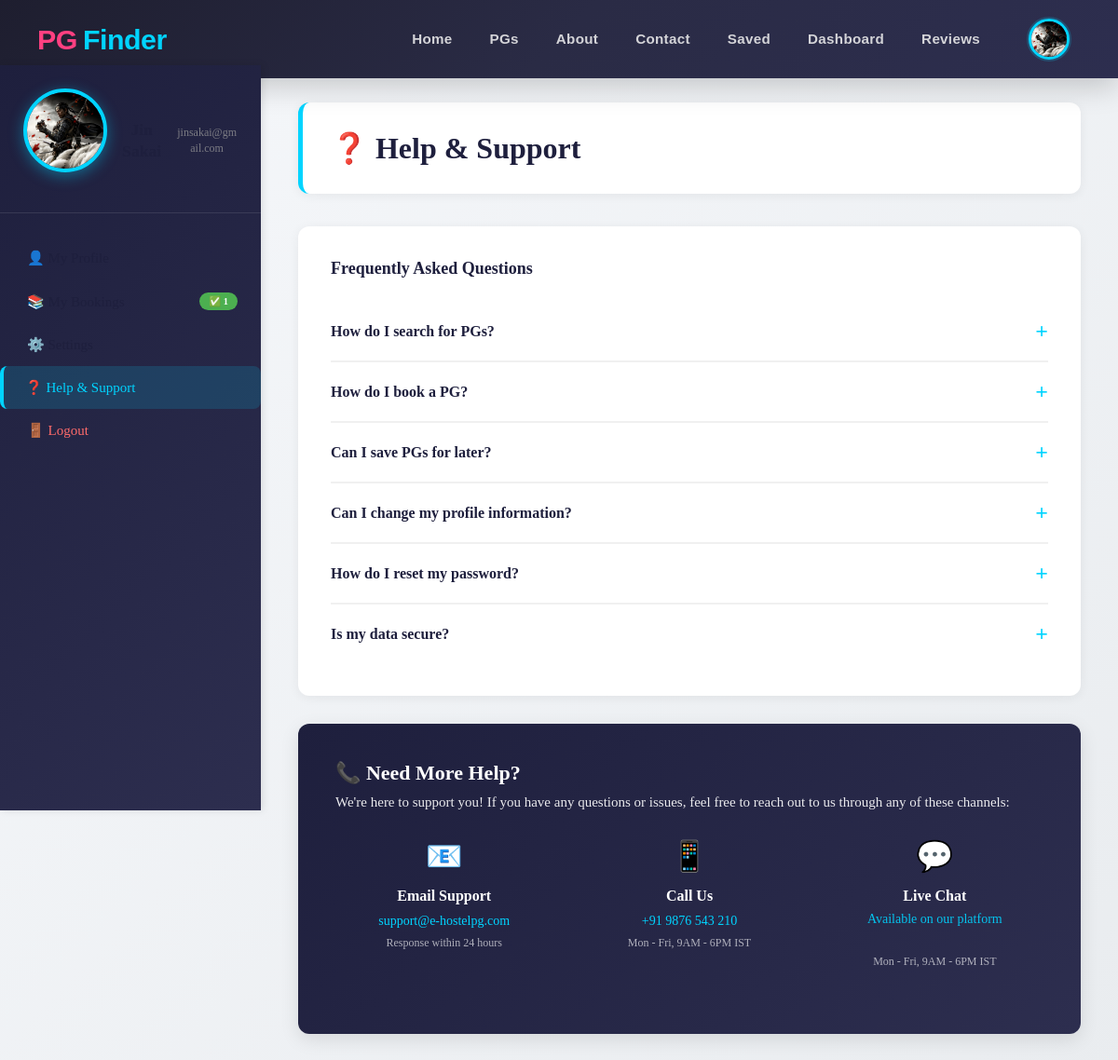
/user/help-support/ (signed in), run on the app's committed database.
### users/models.py (models this page shows, shortened)
class MyUser(AbstractBaseUser):
    email = models.EmailField(
        verbose_name="Email Address",
        max_length=255,
        unique=True,
    )
    username = models.CharField(max_length=50,unique=True)
    first_name = models.CharField(max_length=50)
    last_name = models.CharField(max_length=50)
    gender = models.CharField(max_length=30,blank=True,null=True, choices=[
        ('male','Male'),
        ('female','Female'),
    ])
    date_of_birth = models.DateField(blank=True, null=True)
    phone =  models.CharField(max_length=15,unique=True )
    profile_image = models.ImageField(upload_to='profile_images/', blank=True, null=True)
    is_owner = models.BooleanField(default=False)
    aadhar_card = models.CharField(max_length=20, unique=True, blank=True, null=True)
    address = models.TextField(blank=True, null=True)
    city = models.CharField(max_length=100, blank=True, null=True)
    state = models.CharField(max_length=100, blank=True, null=True)
    pin_code = models.CharField(max_length=10, blank=True, null=True)
    date_joined = models.DateTimeField(auto_now_add=True,blank=True)
    last_login = models.DateTimeField(auto_now_add=True)
    is_admin = models.BooleanField(default=False)
    is_staff = models.BooleanField(default=False)
    is_active = models.BooleanField(default=False)
    is_superadmin = models.BooleanField(default=False)
    objects = MyUserManager()
    USERNAME_FIELD = "email"
    REQUIRED_FIELDS = ["username","first_name", "last_name", "date_of_birth"]

### users/views.py (the view)
# urls.py: path('help-support/', views.help_support, name='help_support'),
def help_support(request):
    if not request.user.is_authenticated:
        return redirect('user_login')
    faqs = [
        {'q': 'How do I search for PGs?', 'a': 'Use the search bar and filters on the home page or PG listing page to filter by location, price, sharing type, availability, and category.'},
        {'q': 'How do I book a PG?', 'a': 'Open a PG detail page, choose a valid check-in date, create the booking, and then submit your payment reference for review.'},
        {'q': 'Can I save PGs for later?', 'a': 'Yes, use the save button on any PG detail page to build a shortlist you can revisit later.'},
        {'q': 'Can I change my profile information?', 'a': 'Yes, visit My Profile to update your personal details anytime.'},
        {'q': 'How do I reset my password?', 'a': 'Click "Forgot Password" on the login page and follow the email instructions.'},
        {'q': 'Is my data secure?', 'a': 'Yes, we use secure encryption and do not share your data with third parties.'},
    ]
    pending_bookings_count = Booking.objects.filter(tenant=request.user, status='pending_payment_review').count()
    confirmed_bookings_count = Booking.objects.filter(tenant=request.user, status='confirmed').count()
    context = {
        'faqs': faqs,
        'page': 'help',
        'pending_bookings_count': pending_bookings_count,
        'confirmed_bookings_count': confirmed_bookings_count,
    }
    return render(request, 'users/dashboard/help_support.html', context)

### templates/users/dashboard/help_support.html (shortened to what this page needs)
{% extends 'base.html' %}
{% load static %}
{% block content %}
<div class="dashboard-container">
  <aside class="sidebar">
    <div class="sidebar-header">
      {% if user.profile_image %}
        <img src="{{ user.profile_image.url }}" alt="Avatar" class="sidebar-avatar">
      {% else %}
        <img src="{% static 'images/user.png' %}" alt="Avatar" class="sidebar-avatar">
      {% endif %}
      <div class="sidebar-name">{{ user.first_name }} {{ user.last_name }}</div>
      <div class="sidebar-email">{{ user.email }}</div>
    </div>
    <ul class="sidebar-menu">
      <li><a href="{% url 'my_profile' %}" class="{% if request.resolver_match.url_name == 'my_profile' %}active{% endif %}"><span>👤 My Profile</span></a></li>
      <li><a href="{% url 'my_bookings_list' %}" class="{% if request.resolver_match.url_name == 'my_bookings_list' %}active{% endif %}">
        <span>📚 My Bookings</span>
        <div style="display: flex; gap: 6px;">
          {% if confirmed_bookings_count %}
            <span class="badge confirmed">✅ {{ confirmed_bookings_count }}</span>
          {% endif %}
        </div>
      </a></li>
      <li><a href="{% url 'settings' %}" class="{% if request.resolver_match.url_name == 'settings' %}active{% endif %}"><span>⚙️ Settings</span></a></li>
      <li><a href="{% url 'help_support' %}" class="{% if request.resolver_match.url_name == 'help_support' %}active{% endif %}"><span>❓ Help & Support</span></a></li>
      <li><a href="{% url 'user_logout' %}" style="color: #ff6b6b;"><span>🚪 Logout</span></a></li>
    </ul>
  </aside>
  <main class="main-content">
    <div class="content-header">
      <h2>❓ Help & Support</h2>
    </div>
    <div class="card">
      <h3 class="faq-header">Frequently Asked Questions</h3>
      <div class="faq-container">
        {% for faq in faqs %}
          <div class="faq-item">
            <div class="faq-q" onclick="toggleFAQ(this)">
              <span>{{ faq.q }}</span>
              <span class="faq-icon">+</span>
            </div>
          </div>
        {% endfor %}
      </div>
    </div>
    <div class="card contact-section">
      <h3>📞 Need More Help?</h3>
      <p>We're here to support you! If you have any questions or issues, feel free to reach out to us through any of these channels:</p>
      <div class="contact-grid">
        <div class="contact-item">
          <div class="contact-item-icon">📧</div>
          <strong>Email Support</strong>
          <a href="mailto:support@e-hostelpg.com">support@e-hostelpg.com</a>
          <p style="color: rgba(255,255,255,0.7); margin-top: 8px; font-size: 12px;">Response within 24 hours</p>
        </div>
        <div class="contact-item">
          <div class="contact-item-icon">📱</div>
          <strong>Call Us</strong>
          <a href="tel:+919876543210">+91 9876 543 210</a>
          <p style="color: rgba(255,255,255,0.7); margin-top: 8px; font-size: 12px;">Mon - Fri, 9AM - 6PM IST</p>
        </div>
        <div class="contact-item">
          <div class="contact-item-icon">💬</div>
          <strong>Live Chat</strong>
          <p>Available on our platform</p>
          <p style="color: rgba(255,255,255,0.7); margin-top: 8px; font-size: 12px;">Mon - Fri, 9AM - 6PM IST</p>
        </div>
      </div>
    </div>
  </main>
</div>
{% endblock %}

### templates/includes/nav.html (shortened to what this page needs)
{% load static %}
<nav class="navbar">
  <a class="logo" href="{% url 'home' %}">
    <div class="logo"> <span>PG</span>Finder</div>
  </a>
  <ul class="nav-links">
    {% if user.is_authenticated %}
      <li><a href="{% url 'home'%}">Home</a></li>
      <li><a href="{% url 'pgs' %}">PGs</a></li>
      <li><a href="{% url 'about' %}">About</a></li>
      <li><a href="{% url 'contact' %}">Contact</a></li>
      <li><a href="{% url 'saved_pg_list' %}">Saved</a></li>
      {% if user.is_owner or user.is_staff %}
        <li><a href="{% url 'owner_dashboard' %}">Dashboard</a></li>
        <li><a href="{% url 'owner_booking_reviews' %}">Reviews</a></li>
      {% endif %}
      <li class="user-profile">
        <div class="profile-container" id="profileToggle">
          {% if user.profile_image %}
            <img src="{{ user.profile_image.url }}" alt="Profile" class="profile-img">
          {% else %}
            <img src="{% static 'images/user.png' %}" alt="Profile" class="profile-img">
          {% endif %}
        </div>
      </li>
    {% else %}
      <li><a href="{% url 'about' %}">About</a></li>
      <li><a href="{%url 'user_login'%}">Login</a></li>
      <li><a href="{%url 'signup'%}">Signup</a></li>
    {% endif %}
  </ul>
</nav>

### PgFinder/static/css/nav.css (style rules this page uses)
* { margin: 0; padding: 0; box-sizing: border-box; }
html { margin: 0; padding: 0; }
body { margin: 0; padding: 0; padding-top: 70px; }
.navbar { background: linear-gradient(135deg, #1e1e2f 0%, #2a2b45 50%, #2d2e4f 100%); color: white; display: flex; justify-content: space-between; align-items: center; padding: 12px 40px; font-family: 'Poppins', sans-serif; position: fixed; top: 0; left: 0; right: 0; width: 100%; z-index: 1000; box-shadow: 0 8px 32px rgba(0, 0, 0, 0.2); backdrop-filter: blur(10px); min-height: 70px; }
.logo { font-size: 1.9rem; font-weight: 800; color: #00d4ff; text-decoration: none; display: flex; align-items: center; gap: 6px; transition: all 0.3s ease; letter-spacing: -0.5px; }
.logo span { color: #ff4081; font-weight: 800; }
.nav-links { list-style: none; display: flex; gap: 40px; align-items: center; }
.nav-links a { text-decoration: none; color: #d4d4d8; font-size: 0.95rem; font-weight: 600; transition: all 0.3s ease; position: relative; letter-spacing: 0.3px; }
.nav-links a::after { content: ''; position: absolute; bottom: -8px; left: 0; width: 0; height: 3px; background: linear-gradient(135deg, #00d4ff, #0099cc); transition: width 0.3s ease; border-radius: 3px; }
.user-profile { list-style: none; margin-left: auto; position: relative; }
.profile-container { display: flex; flex-direction: column; align-items: center; gap: 6px; cursor: pointer; transition: all 0.3s ease; padding: 8px 12px; border-radius: 12px; }
.profile-img { width: 44px; height: 44px; border-radius: 50%; object-fit: cover; border: 3px solid #00d4ff; transition: all 0.3s ease; box-shadow: 0 0 0 2px rgba(0, 212, 255, 0.2); }
.sidebar-header { display: flex; align-items: center; gap: 14px; margin-bottom: 15px; padding-bottom: 15px; border-bottom: 2px solid #f0f0f0; }
.sidebar-name { font-weight: 700; color: #1e1f3d; margin: 0; font-size: 1.05rem; }
.sidebar-email { font-size: 0.8rem; color: #999; margin: 4px 0 0 0; word-break: break-all; line-height: 1.3; }
.sidebar-menu { list-style: none; padding: 0; margin: 12px 0; }
.sidebar-menu li { margin: 0; }
.sidebar-menu li a { color: #1e1f3d; text-decoration: none; }
.sidebar-menu a { display: block; padding: 12px 14px; color: #1e1f3d; text-decoration: none; border-radius: 8px; transition: all 0.3s ease; font-size: 0.95rem; font-weight: 500; }

### data on the page
MyUser: profile_image (picture), email "jinsakai@gmail.com"

### other printed values
{{ confirmed_bookings_count }} "1"
{{ faq.q }} "How do I search for PGs?" "How do I book a PG?" "Can I save PGs for later?" "Can I change my profile information?" "How do I reset my password?" "Is my data secure?"
